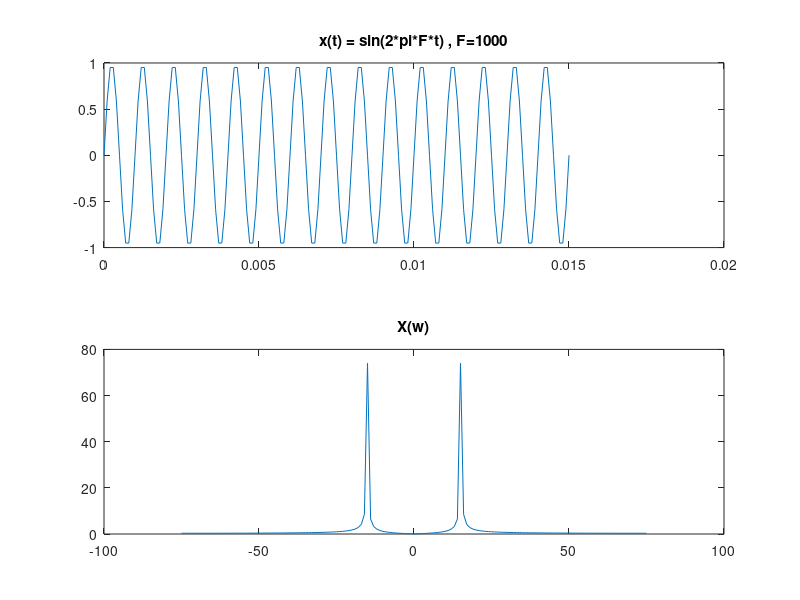

This figure's MATLAB source:
Fs = 10000;         % ferekanse nemoone bardari
F = 1000;
Ts = 1/Fs;          % Sampling period
T = 1/F;            % Sampling period
L = 150;            % Length of signal
t = (0:L)/Fs;       % Time vector
S = sin(2*pi*F*t);
subplot( 2 , 1 , 1);
plot(t,S);
title('x(t) = sin(2*pi*F*t) , F=1000');

Y = abs(fftshift(fft(S)));
w = (-L/2:L/2);
subplot(2 , 1 , 2);
plot(w,Y);
title('X(w)');